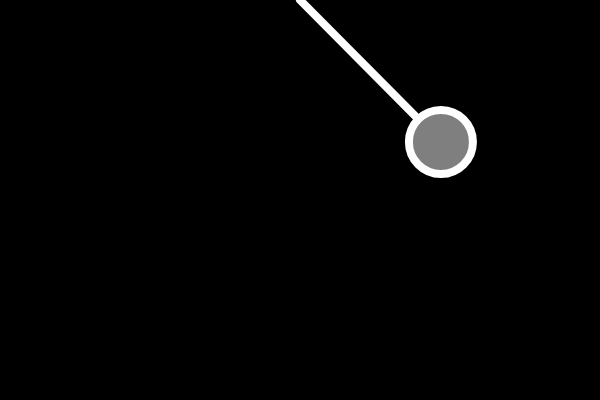
Frame 1 (no input)
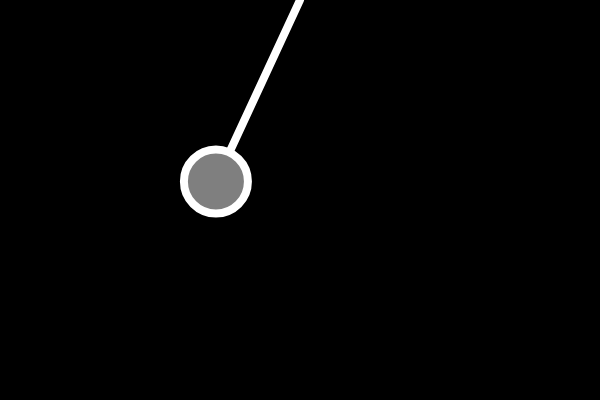
Frame 60 (no input)
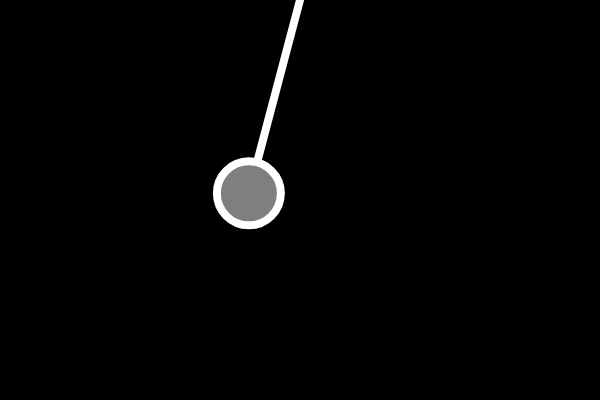
Frame 120 (the mouse pressed at the canvas centre since frame 60)

The p5.js sketch that drew these frames (run headless with seeded random() and noise() and a simulated clock; from frame 60 on, the mouse is pressed at the canvas centre):

// p5.js sketch
// ── sketch.js
let angle;
let bob;
let len;
let origin;
let angleV = 0;
let angleA = 0;
let gravity = 1;
function setup() {
  createCanvas(600, 400);
  // put setup code here
  origin = createVector(300, 0);
  angle = PI / 4;
  bob = createVector();
  len = 200;
}

function draw() {
  // put drawing code here

  let force = gravity * sin(angle);
  angleA = -force / len;

  angleV += angleA;
  angle += angleV;

  angleV *= 0.999;

  bob.x = len * sin(angle) + origin.x;
  bob.y = len * cos(angle) + origin.y;

  background(0);
  stroke(255);
  strokeWeight(8);
  fill(127);
  line(origin.x, origin.y, bob.x, bob.y);
  circle(bob.x, bob.y, 64);
}
